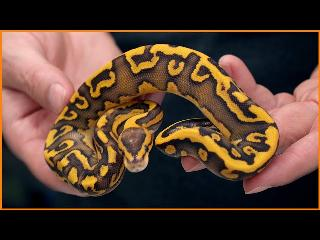
#> input picture pcd2/sddefault.jpg, 320 x 240 px, found by its file name
$ python zooming.py
#> lines starting #> are read from the running program, lines starting #| are printed output that depends on the picture
#> further down, image is the input picture: shape (240, 320, 3); mean R, G, B 84, 61, 47.9
import numpy as np
import imageio as img
import matplotlib.pyplot as plt

def zoomPlus(image, factor):
#> called with factor = 2
    height, width = image.shape[:2]
#> height = 240; width = 320
    new_height = int(height / factor)
#> new_height = 120
    new_width = int(width / factor)
#> new_width = 160
    imgZoom = np.zeros((new_height, new_width, 3), dtype=image.dtype)

    for y in range(new_height):
        for x in range(new_width):
            ori_y = int(y * factor)
            ori_x = int(x * factor)

            ori_y = min(ori_y, height - 1)
            ori_x = min(ori_x, width - 1)

            imgZoom[y, x] = image[ori_y, ori_x]
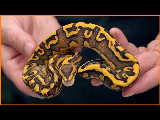
#> imgZoom: shape (120, 160, 3); mean R, G, B 83.8, 60.7, 47.6

    return imgZoom

image = img.imread("C:\\Users\\muham\\Downloads\\sddefault.jpg")
skala = 2.0

imgZoom = zoomPlus(image, skala)
img.imwrite("C:\\Users\\muham\\OneDrive\\Gambar\\534826.jpg", imgZoom)
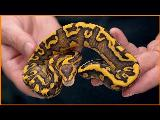
#> saved as 534826.jpg: shape (120, 160, 3); mean R, G, B 84.1, 60.9, 49.2
plt.subplot(1, 2, 1)
plt.imshow(image)

plt.subplot(1, 2, 2)
plt.imshow(imgZoom)
plt.show()
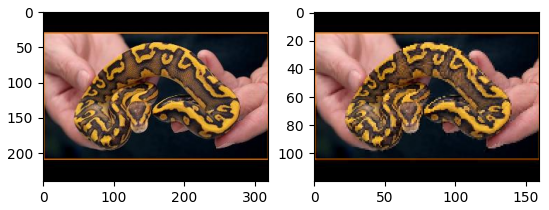
#> figure drawn by matplotlib, 2 panels

$ run again, with pcd2/Translasi.png saved as pcd2/sddefault.jpg
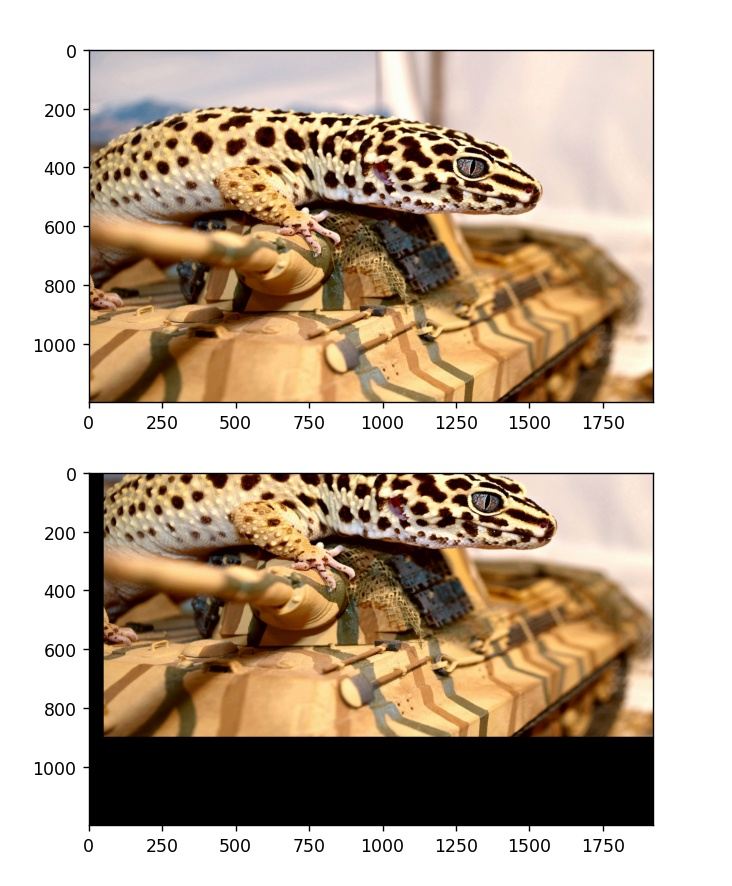
#> input picture pcd2/Translasi.png, 732 x 886 px, found by its file name
#> image is the input picture: shape (886, 732, 3); mean R, G, B 189.3, 171.6, 152.5
#> after the loop in zoomPlus, `for y in range(new_height):`:
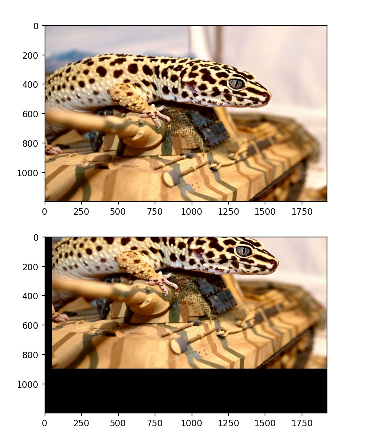
#> imgZoom: shape (443, 366, 3); mean R, G, B 189.6, 171.9, 152.8
#> `plt.show()`:
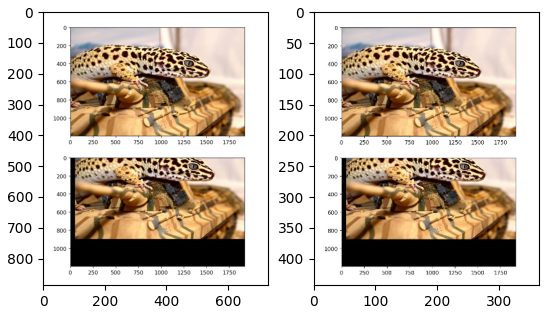
#> figure drawn by matplotlib, 2 panels
